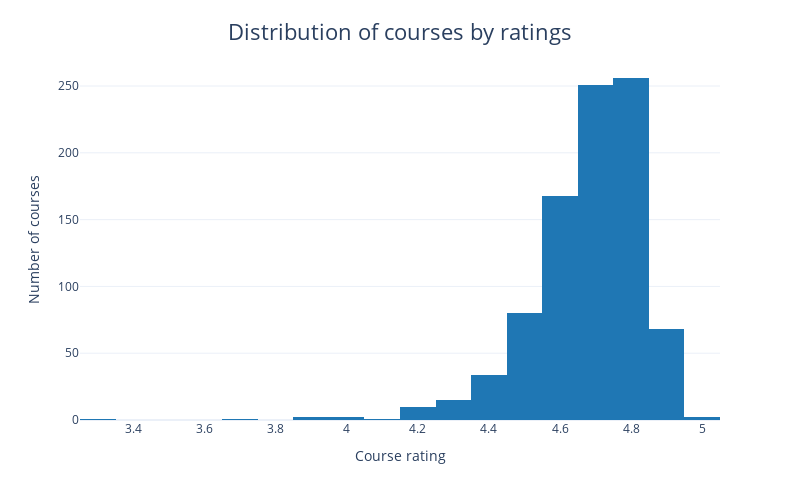

Notebook code for this chart:
### Markdown cell above
### Distribution of courses by ratings

### Code cell
fig = px.histogram(df, x='course_rating', color_discrete_sequence=['#1F77B4'], nbins=20)
fig.update_layout(
    title={
        'text': 'Distribution of courses by ratings',
        'y':0.95, 
        'x':0.5,   
        'xanchor': 'center',
        'yanchor': 'top',
        'font': {'size': 22}  
    },
    xaxis_title='Course rating',
    yaxis_title='Number of courses',
    template='plotly_white',
    width=800,
    height=500)

fig.show()

### Figure 1 — Plotly figure (JSON) as saved in the notebook; plotly's stock layout.template omitted (floating-point values rounded to 4 significant figures; data arrays with more than 128 entries replaced by an {"elided": "..."} marker saying what was removed)
{"data": [{"alignmentgroup": "True", "bingroup": "x", "hovertemplate": "course_rating=%{x}<br>count=%{y}<extra></extra>", "legendgroup": "", "marker": {"color": "#1F77B4", "pattern": {"shape": ""}}, "name": "", "nbinsx": 20, "offsetgroup": "", "orientation": "v", "showlegend": false, "type": "histogram", "x": {"elided": "891 float values"}, "xaxis": "x", "yaxis": "y"}], "layout": {"barmode": "relative", "height": 500, "legend": {"tracegroupgap": 0}, "margin": {"t": 60}, "title": {"font": {"size": 22}, "text": "Distribution of courses by ratings", "x": 0.5, "xanchor": "center", "y": 0.95, "yanchor": "top"}, "width": 800, "xaxis": {"anchor": "y", "domain": [0, 1], "title": {"text": "Course rating"}}, "yaxis": {"anchor": "x", "domain": [0, 1], "title": {"text": "Number of courses"}}}}
